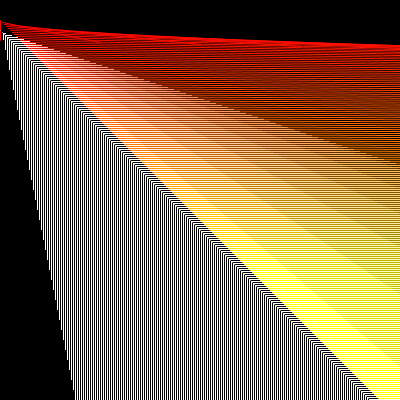
Frame 1 (no input)
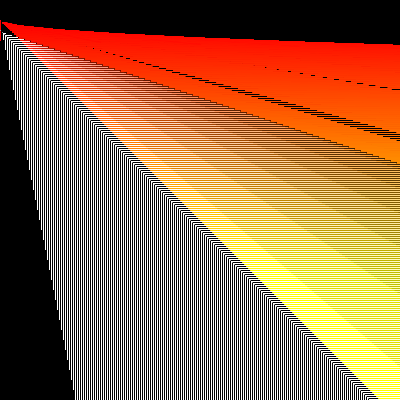
Frame 60 (the mouse pressed at the canvas centre just before this capture)
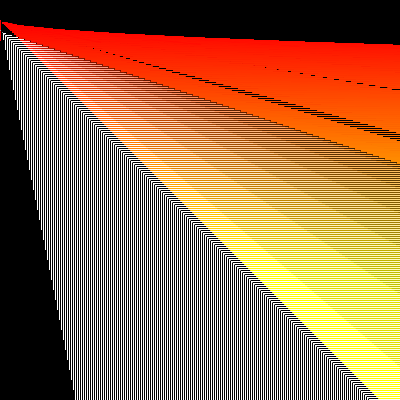
Frame 120 (the mouse held since frame 60 and released just before this capture)

The Processing sketch that drew these frames (run headless with seeded random() and noise(); from frame 60 on, the mouse is pressed at the canvas centre):

// Processing sketch: processing_37432
// ── processing_37432.pde

void setup() {
  size(400, 400);
  background(0);
  colorMode(RGB);
}

void draw() {
  //integer setup and spacing rules
  for (int x=0;x<width;x+=2) {
    //integer pattern and descriptive info
    smooth();
    stroke(0);
    rect(x, x+30, 2*x, 4*x);
    stroke(width, x, 0);
    line(x, x+20, x*50, x+40);
    stroke(190);
    line(x, x+30, x, x+30);
  }
}
